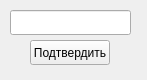
<?xml version="1.0" encoding="UTF-8"?>
<ui version="4.0">
 <class>AddUserForm</class>
 <widget class="QWidget" name="AddUserForm">
  <property name="geometry">
   <rect>
    <x>0</x>
    <y>0</y>
    <width>147</width>
    <height>80</height>
   </rect>
  </property>
  <property name="windowTitle">
   <string>Form</string>
  </property>
  <widget class="QLineEdit" name="lineEdit">
   <property name="geometry">
    <rect>
     <x>10</x>
     <y>10</y>
     <width>121</width>
     <height>25</height>
    </rect>
   </property>
  </widget>
  <widget class="QPushButton" name="confirmButton">
   <property name="geometry">
    <rect>
     <x>30</x>
     <y>40</y>
     <width>80</width>
     <height>25</height>
    </rect>
   </property>
   <property name="text">
    <string>Подтвердить</string>
   </property>
  </widget>
 </widget>
 <resources/>
 <connections/>
</ui>
